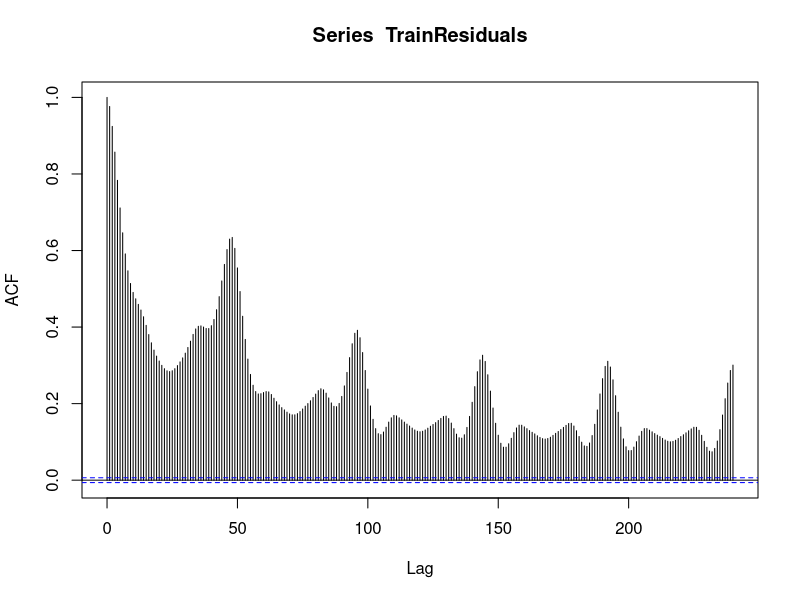
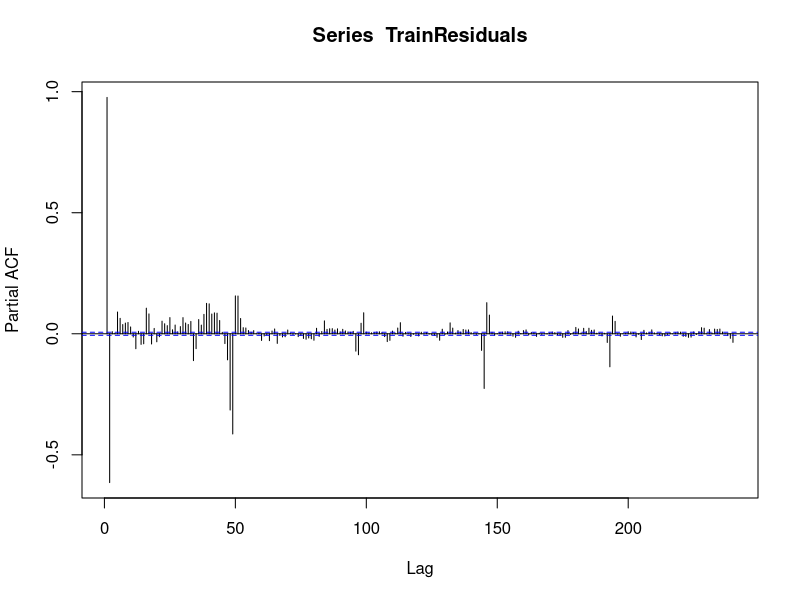
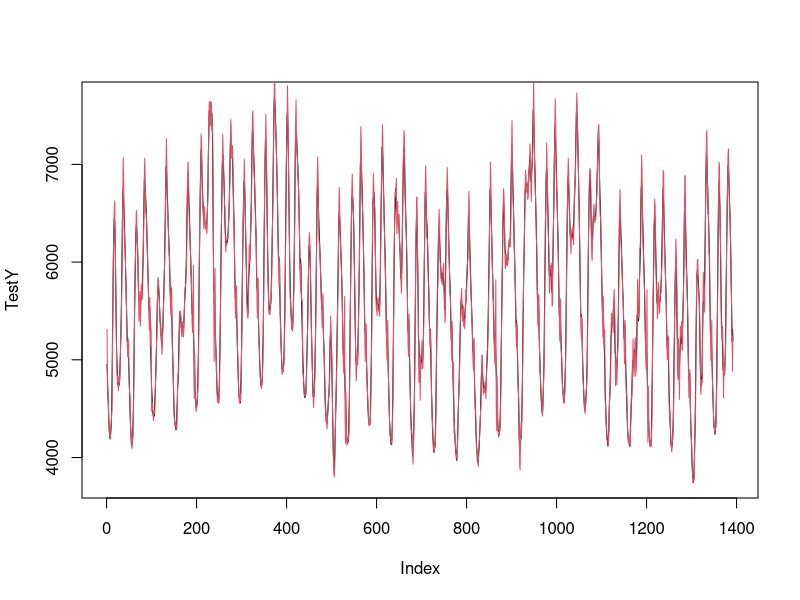

Recreate these plots in R, in order.
setwd("C:/Users/wujrt/Queensland University of Technology/You-Gan Wang - RyanWu(Jinran)/EPSR2022Covid19/EPSR_R2/epsr_revised")

#("C:/Users/wuj24/OneDrive - Queensland University of Technology/RyanWu(Jinran)/EPSR2022Covid19/EPSR_R2/epsr_revised")
data1<-read.csv("loaddata1.csv")[1]
data2<-read.csv("loaddata2.csv")[1]
data1size<-dim(data1)[1]
data2size<-dim(data2)[1]
DataIndex<-c(1:(data1size+data2size))
Data<-as.data.frame(cbind(DataIndex,rbind(data1,data2)))
Data$WorkDay<-(rep(c(rep(1,48*1),rep(0,48*2),rep(1,48*4)),floor(length(Data$Demand)/(48*7))))
##CycleFactor 
Data$DailySin<-sin(2*pi*DataIndex/(1*48))
Data$DailyCos<-cos(2*pi*DataIndex/(1*48))
Data$HalfDailySin<-sin(2*pi*DataIndex/(1*24))
Data$HalfDailyCos<-cos(2*pi*DataIndex/(1*24))
Data$WeeklySin<-sin(2*pi*DataIndex/(7*48))
Data$WeeklyCos<-cos(2*pi*DataIndex/(7*48))
Data$MonthlySin<-sin(2*pi*DataIndex/(365.25/12*48))
Data$MonthlyCos<-cos(2*pi*DataIndex/(365.25/12*48))
Data$SeasonalSin<-sin(2*pi*DataIndex/(365.25/4*48))
Data$SeasonalCos<-cos(2*pi*DataIndex/(365.25/4*48))
Data$YearlySin<-sin(2*pi*DataIndex/(365.25*48))
Data$YearlyCos<-cos(2*pi*DataIndex/(365.25*48))

#Data description
names(Data)
head(Data)
#Training set: before 7/1/2021 0:30 (data1 and 1: 61296)
TrainData<-Data[1:(data1size+61296),]
#Test set: after 6/1/2021 0:30 (61297-end)
TestData<-Data[(data1size+61297):(data1size+data2size),]
# Step 1:regression part
TrainX<-as.matrix(TrainData[,-2])
head(TrainX)
TrainY<-TrainData[,2] 
TestX<-as.matrix(TestData[,-2])
TestY<-TestData[,2] 
LS<-lm(TrainY~TrainX)
summary(LS)
#Step 2: obtain residuals
TrainFits<-cbind(rep(1,length(TrainY)),TrainX)%*%(LS$coefficients)
TrainResiduals<-TrainY-TrainFits
TestPreds<-cbind(rep(1,length(TestY)),TestX)%*%(LS$coefficients)
TestResiduals<-TestY-TestPreds
#Step 3: temporal pattern diagnostics
acf(TrainResiduals,lag.max = 240)
pacf(TrainResiduals,lag.max = 240)

### model 11111
library(forecast)
#Step 4: Temporal pattern modelling
#
TemporalModel<-auto.arima(TrainResiduals,ic="aic",trace = TRUE, max.order = 10)
# The residuals follow an ARMA(3,1) process
summary(TemporalModel)


#ar1: 0.6618, ar2: 0.8195, ar3: -0.5545, and ma1: 0.9240

#Step 5:Final predictions
WholeRes<-rbind(TrainResiduals,TestResiduals)
lengthres<-dim(WholeRes)[1]
StructureRes<-cbind(WholeRes[1:(lengthres-3)],WholeRes[2:(lengthres-2)],
                    WholeRes[3:(lengthres-1)],WholeRes[4:lengthres])
ARPred<-t(TemporalModel$coef[c(3,2,1)]%*%t(StructureRes[,1:3]))
MARes<-StructureRes[,4]-ARPred
MAX<-MARes[1:(dim(MARes)[1]-1)]
MAY<-MARes[2:dim(MARes)[1]]
MAPred<-MAX*TemporalModel$coef[4]
FinalTemporalPreds<-ARPred[2:(length(MAPred)+1)]+MAPred
TestTemporalPreds<-FinalTemporalPreds[(length(FinalTemporalPreds)-length(TestPreds)+1):
                                        length(FinalTemporalPreds)]
FinalPreds<-TestPreds+TestTemporalPreds
head(FinalPreds)
head(TestY)
plot(TestY,type = "l",col=1)
points(FinalPreds,type = "l",col=2)
# Error indicators
#General test results
LockdownIndex<-which(TestX[,2]==1)

# Predictions without temporal correlation
MRE1<-mean(abs(TestY-TestPreds)/TestY)
MRE1
MAE1<-mean(abs(TestY-TestPreds))
MAE1
RMSE1<-sqrt(mean((TestY-TestPreds)^2))
RMSE1
# Predictions with temporal correlation
MRE2<-mean(abs(TestY-FinalPreds)/TestY)
MRE2
MAE2<-mean(abs(TestY-FinalPreds))
MAE2
RMSE2<-sqrt(mean((TestY-FinalPreds)^2))
RMSE2
## Lockdown
MRE11<-mean(abs(TestY[LockdownIndex]-TestPreds[LockdownIndex])/TestY[LockdownIndex])
MRE11
MAE11<-mean(abs(TestY[LockdownIndex]-TestPreds[LockdownIndex]))
MAE11
RMSE11<-sqrt(mean((TestY[LockdownIndex]-TestPreds[LockdownIndex])^2))
RMSE11
MRE21<-mean(abs(TestY[LockdownIndex]-FinalPreds[LockdownIndex])/TestY[LockdownIndex])
MRE21
MAE21<-mean(abs(TestY[LockdownIndex]-FinalPreds[LockdownIndex]))
MAE21
RMSE21<-sqrt(mean((TestY[LockdownIndex]-FinalPreds[LockdownIndex])^2))
RMSE21
## Result output
##Training results
TrainingResults<-LS$fitted.values+TemporalModel$fitted
TestResults<-FinalPreds
write.csv(TrainingResults,"resultsnocovid19_train.csv")
write.csv(TestResults,"resultsnocovid19_test.csv")
